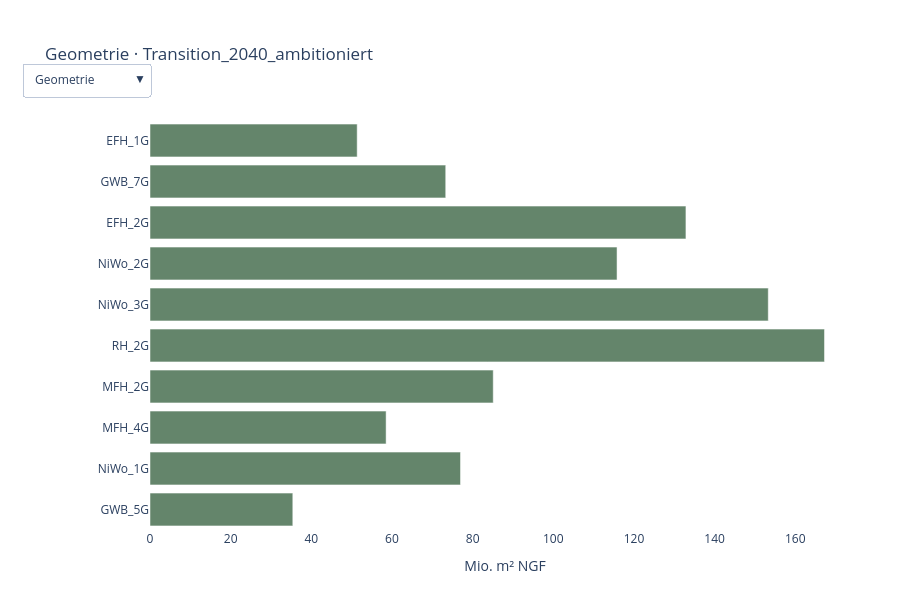
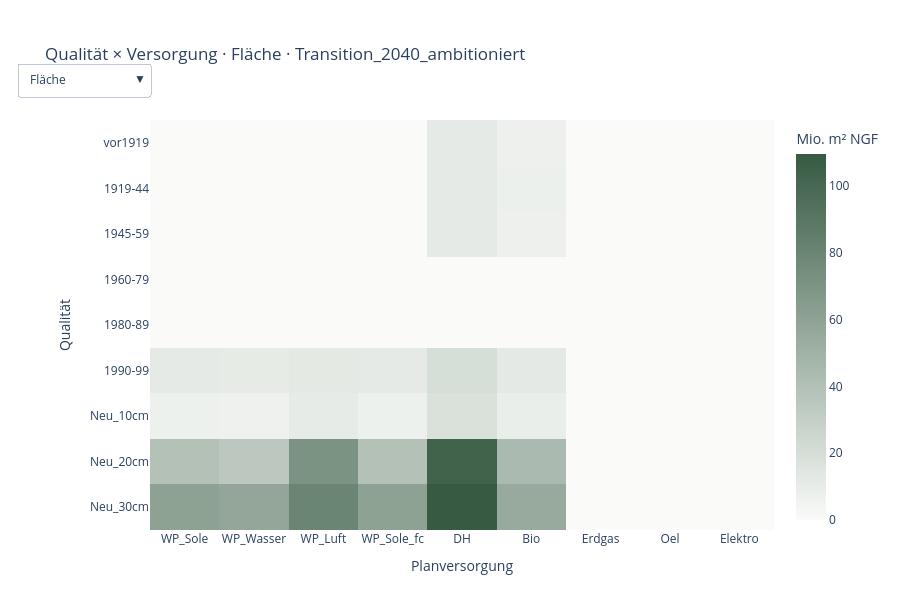
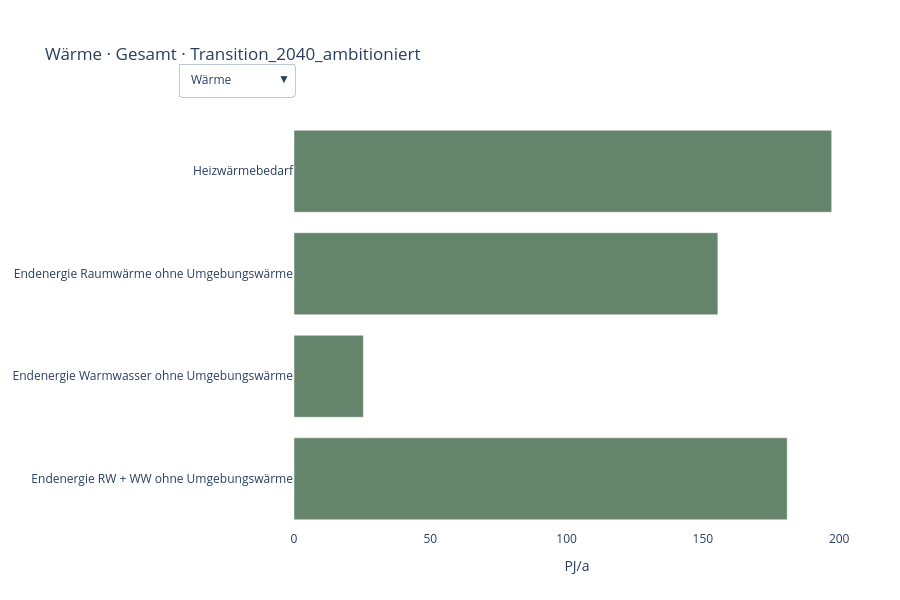

Notebook cell for these charts, in order:
### Markdown cell above
## Eigenschaften und Energie

- **Was:** Eigenschaftsverteilungen; energetische Kennwerte nur bei `ENERGIE_BERECHNEN=True`.
- **Eingaben:** Zustand; optional `data/simulation/scenarios.parquet`
- **Rechnet oder liest:** rechnet (nur bei `BERECHNEN=True`)
- **Annahmen:** Bilanzdefinitionen unverändert; fehlende Kennwerte ergeben keine vollständigen Summen.
- **Interpretation:** Energiestatus „Nicht ausgeführt“ bedeutet: nur Flächenanalyse.
- **Sperrende Fehler:** Parquet fehlt bei angeforderter Energieanalyse

### Code cell
if zustand is not None:
    bewertung = gs.analysiere_zustand(zustand, eingabe, energie=ENERGIE_BERECHNEN)
    gs.zeige_ergebnisse(zustand, bewertung)
    display(gs.kennwerttabelle(zustand, bewertung).head(30))

### Figure 1 — Plotly figure (JSON) as saved in the notebook; plotly's stock layout.template omitted (floating-point values rounded to 4 significant figures)
{"data": [{"customdata": [5.408, 7.719, 13.99, 12.19, 16.14, 17.6, 8.959, 6.163, 8.104, 3.727], "hovertemplate": "%{y}<br>%{x:.3f} Mio. m² NGF<br>%{customdata:.2f} %<extra></extra>", "marker": {"color": "#64856B"}, "name": "Geometrie", "orientation": "h", "type": "bar", "visible": true, "x": [51.37, 73.33, 132.9, 115.8, 153.3, 167.2, 85.11, 58.55, 76.99, 35.41], "y": ["EFH_1G", "GWB_7G", "EFH_2G", "NiWo_2G", "NiWo_3G", "RH_2G", "MFH_2G", "MFH_4G", "NiWo_1G", "GWB_5G"]}, {"customdata": [2.0, 2.0, 2.0, 0, 0, 8.28, 6.098, 35.0, 44.62], "hovertemplate": "%{y}<br>%{x:.3f} Mio. m² NGF<br>%{customdata:.2f} %<extra></extra>", "marker": {"color": "#64856B"}, "name": "Qualität", "orientation": "h", "type": "bar", "visible": false, "x": [19.0, 19.0, 19.0, 0, 0, 78.66, 57.93, 332.5, 423.9], "y": ["vor1919", "1919-44", "1945-59", "1960-79", "1980-89", "1990-99", "Neu_10cm", "Neu_20cm", "Neu_30cm"]}, {"customdata": [12.52, 11.6, 18.37, 12.52, 30.0, 15.0, 0, 0, 0], "hovertemplate": "%{y}<br>%{x:.3f} Mio. m² NGF<br>%{customdata:.2f} %<extra></extra>", "marker": {"color": "#64856B"}, "name": "Planversorgung", "orientation": "h", "type": "bar", "visible": false, "x": [118.9, 110.2, 174.5, 118.9, 285.0, 142.5, 0, 0, 0], "y": ["WP_Sole", "WP_Wasser", "WP_Luft", "WP_Sole_fc", "DH", "Bio", "Erdgas", "Oel", "Elektro"]}, {"customdata": [50.0, 15.0, 15.0, 20], "hovertemplate": "%{y}<br>%{x:.3f} Mio. m² NGF<br>%{customdata:.2f} %<extra></extra>", "marker": {"color": "#64856B"}, "name": "PV", "orientation": "h", "type": "bar", "visible": false, "x": [475.0, 142.5, 142.5, 190], "y": ["PV0", "PV30", "PV70", "PV90"]}, {"customdata": [99.37, 0.6258], "hovertemplate": "%{y}<br>%{x:.3f} Mio. m² NGF<br>%{customdata:.2f} %<extra></extra>", "marker": {"color": "#64856B"}, "name": "Flexibilität", "orientation": "h", "type": "bar", "visible": false, "x": [944.1, 5.945], "y": ["noFlex", "Flex"]}, {"customdata": [60.78, 39.22], "hovertemplate": "%{y}<br>%{x:.3f} Mio. m² NGF<br>%{customdata:.2f} %<extra></extra>", "marker": {"color": "#64856B"}, "name": "Wetter", "orientation": "h", "type": "bar", "visible": false, "x": [577.4, 372.6], "y": ["Wien", "Innsbruck"]}, {"customdata": [24.56, 37.72, 37.72], "hovertemplate": "%{y}<br>%{x:.3f} Mio. m² NGF<br>%{customdata:.2f} %<extra></extra>", "marker": {"color": "#64856B"}, "name": "Speichermasse", "orientation": "h", "type": "bar", "visible": false, "x": [233.3, 358.4, 358.4], "y": ["Leicht", "mittel", "schwer"]}], "layout": {"font": {"size": 12}, "height": 600, "margin": {"b": 70, "l": 150, "r": 40, "t": 120}, "showlegend": false, "title": {"text": "Geometrie · Transition_2040_ambitioniert"}, "updatemenus": [{"buttons": [{"args": [{"visible": [true, false, false, false, false, false, false]}, {"title": "Geometrie · Transition_2040_ambitioniert"}], "label": "Geometrie", "method": "update"}, {"args": [{"visible": [false, true, false, false, false, false, false]}, {"title": "Qualität · Transition_2040_ambitioniert"}], "label": "Qualität", "method": "update"}, {"args": [{"visible": [false, false, true, false, false, false, false]}, {"title": "Planversorgung · Transition_2040_ambitioniert"}], "label": "Planversorgung", "method": "update"}, {"args": [{"visible": [false, false, false, true, false, false, false]}, {"title": "PV · Transition_2040_ambitioniert"}], "label": "PV", "method": "update"}, {"args": [{"visible": [false, false, false, false, true, false, false]}, {"title": "Flexibilität · Transition_2040_ambitioniert"}], "label": "Flexibilität", "method": "update"}, {"args": [{"visible": [false, false, false, false, false, true, false]}, {"title": "Wetter · Transition_2040_ambitioniert"}], "label": "Wetter", "method": "update"}, {"args": [{"visible": [false, false, false, false, false, false, true]}, {"title": "Speichermasse · Transition_2040_ambitioniert"}], "label": "Speichermasse", "method": "update"}], "x": 0, "y": 1.14}], "xaxis": {"title": {"text": "Mio. m² NGF"}}, "yaxis": {"autorange": "reversed"}}}

### Figure 2 — Plotly figure (JSON) as saved in the notebook; plotly's stock layout.template omitted (floating-point values rounded to 4 significant figures)
{"data": [{"colorbar": {"title": {"text": "Mio. m² NGF"}}, "colorscale": [[0, "#FAFBF9"], [1, "#365A42"]], "hoverongaps": false, "hovertemplate": "%{y} / %{x}<br>%{z:.3f} Mio. m² NGF<extra></extra>", "type": "heatmap", "visible": true, "x": ["WP_Sole", "WP_Wasser", "WP_Luft", "WP_Sole_fc", "DH", "Bio", "Erdgas", "Oel", "Elektro"], "y": ["vor1919", "1919-44", "1945-59", "1960-79", "1980-89", "1990-99", "Neu_10cm", "Neu_20cm", "Neu_30cm"], "z": [[0, 0, 0, 0, 11.63, 7.371, 0, 0, 0], [0, 0, 0, 0, 11.34, 7.663, 0, 0, 0], [0, 0, 0, 0, 11.46, 7.538, 0, 0, 0], [0, 0, 0, 0, 0, 0, 0, 0, 0], [0, 0, 0, 0, 0, 0, 0, 0, 0], [11.38, 11.2, 12.53, 11.38, 19.96, 12.21, 0, 0, 0], [7.054, 6.483, 10.71, 7.054, 17.7, 8.928, 0, 0, 0], [39.71, 34.82, 70.99, 39.71, 103.4, 43.9, 0, 0, 0], [60.75, 57.71, 80.26, 60.75, 109.5, 54.89, 0, 0, 0]], "zmin": 0}, {"colorbar": {"title": {"text": "% der Qualität"}}, "colorscale": [[0, "#FAFBF9"], [1, "#365A42"]], "hoverongaps": false, "hovertemplate": "%{y} / %{x}<br>%{z:.3f} % der Qualität<extra></extra>", "type": "heatmap", "visible": false, "x": ["WP_Sole", "WP_Wasser", "WP_Luft", "WP_Sole_fc", "DH", "Bio", "Erdgas", "Oel", "Elektro"], "y": ["vor1919", "1919-44", "1945-59", "1960-79", "1980-89", "1990-99", "Neu_10cm", "Neu_20cm", "Neu_30cm"], "z": [[0, 0, 0, 0, 61.21, 38.79, 0, 0, 0], [0, 0, 0, 0, 59.67, 40.33, 0, 0, 0], [0, 0, 0, 0, 60.33, 39.67, 0, 0, 0], [null, null, null, null, null, null, null, null, null], [null, null, null, null, null, null, null, null, null], [14.47, 14.24, 15.93, 14.47, 25.37, 15.52, 0, 0, 0], [12.18, 11.19, 18.49, 12.18, 30.55, 15.41, 0, 0, 0], [11.94, 10.47, 21.35, 11.94, 31.09, 13.2, 0, 0, 0], [14.33, 13.61, 18.93, 14.33, 25.84, 12.95, 0, 0, 0]], "zmax": 100, "zmin": 0}, {"colorbar": {"title": {"text": "% der Versorgung"}}, "colorscale": [[0, "#FAFBF9"], [1, "#365A42"]], "hoverongaps": false, "hovertemplate": "%{y} / %{x}<br>%{z:.3f} % der Versorgung<extra></extra>", "type": "heatmap", "visible": false, "x": ["WP_Sole", "WP_Wasser", "WP_Luft", "WP_Sole_fc", "DH", "Bio", "Erdgas", "Oel", "Elektro"], "y": ["vor1919", "1919-44", "1945-59", "1960-79", "1980-89", "1990-99", "Neu_10cm", "Neu_20cm", "Neu_30cm"], "z": [[0, 0, 0, 0, 4.08, 5.173, null, null, null], [0, 0, 0, 0, 3.978, 5.377, null, null, null], [0, 0, 0, 0, 4.022, 5.29, null, null, null], [0, 0, 0, 0, 0, 0, null, null, null], [0, 0, 0, 0, 0, 0, null, null, null], [9.572, 10.16, 7.18, 9.572, 7.004, 8.569, null, null, null], [5.933, 5.882, 6.139, 5.933, 6.211, 6.265, null, null, null], [33.4, 31.6, 40.68, 33.4, 36.27, 30.81, null, null, null], [51.1, 52.36, 46.0, 51.1, 38.43, 38.52, null, null, null]], "zmax": 100, "zmin": 0}], "layout": {"font": {"size": 12}, "height": 600, "margin": {"b": 70, "l": 150, "r": 40, "t": 120}, "title": {"text": "Qualität × Versorgung · Fläche · Transition_2040_ambitioniert"}, "updatemenus": [{"buttons": [{"args": [{"visible": [true, false, false]}, {"title": "Qualität × Versorgung · Fläche · Transition_2040_ambitioniert"}], "label": "Fläche", "method": "update"}, {"args": [{"visible": [false, true, false]}, {"title": "Qualität × Versorgung · Zeilenprozente · Transition_2040_ambitioniert"}], "label": "Zeilenprozente", "method": "update"}, {"args": [{"visible": [false, false, true]}, {"title": "Qualität × Versorgung · Spaltenprozente · Transition_2040_ambitioniert"}], "label": "Spaltenprozente", "method": "update"}], "x": 0, "y": 1.14}], "xaxis": {"title": {"text": "Planversorgung"}}, "yaxis": {"autorange": "reversed", "title": {"text": "Qualität"}}}}

### Figure 3 — Plotly figure (JSON) as saved in the notebook; plotly's stock layout.template omitted (floating-point values rounded to 4 significant figures)
{"data": [{"marker": {"color": "#64856B"}, "name": "Wärme", "orientation": "h", "type": "bar", "visible": true, "x": [197.3, 155.5, 25.45, 180.9], "y": ["Heizwärmebedarf", "Endenergie Raumwärme ohne Umgebungswärme", "Endenergie Warmwasser ohne Umgebungswärme", "Endenergie RW + WW ohne Umgebungswärme"]}, {"marker": {"color": "#64856B"}, "name": "Strom", "orientation": "h", "type": "bar", "visible": false, "x": [144.8, 112.9, 0.298], "y": ["Strom-Bruttobedarf ohne Mobilität", "Netzbezug", "Flexibler Bezug"]}, {"marker": {"color": "#64856B"}, "name": "PV", "orientation": "h", "type": "bar", "visible": false, "x": [139.4, 31.5, 0.06826, 107.8], "y": ["PV-Erzeugung", "PV-Direktverbrauch", "PV-Flexverbrauch", "PV-Einspeisung"]}, {"marker": {"color": "#64856B"}, "name": "Energieträger", "orientation": "h", "type": "bar", "visible": false, "x": [144.8, 84.49, 0, 62.29, 0, 0], "y": ["Strom ohne Mobilität", "Fernwärme", "Erdgas", "Biomasse", "Heizöl", "Sonstige thermisch"]}], "layout": {"font": {"size": 12}, "height": 600, "margin": {"b": 70, "l": 150, "r": 40, "t": 120}, "showlegend": false, "title": {"text": "Wärme · Gesamt · Transition_2040_ambitioniert"}, "updatemenus": [{"buttons": [{"args": [{"visible": [true, false, false, false]}, {"title": "Wärme · Gesamt · Transition_2040_ambitioniert"}], "label": "Wärme", "method": "update"}, {"args": [{"visible": [false, true, false, false]}, {"title": "Strom · Gesamt · Transition_2040_ambitioniert"}], "label": "Strom", "method": "update"}, {"args": [{"visible": [false, false, true, false]}, {"title": "PV · Gesamt · Transition_2040_ambitioniert"}], "label": "PV", "method": "update"}, {"args": [{"visible": [false, false, false, true]}, {"title": "Energieträger · Gesamt · Transition_2040_ambitioniert"}], "label": "Energieträger", "method": "update"}], "x": 0, "y": 1.14}], "xaxis": {"title": {"text": "PJ/a"}}, "yaxis": {"autorange": "reversed"}}}
